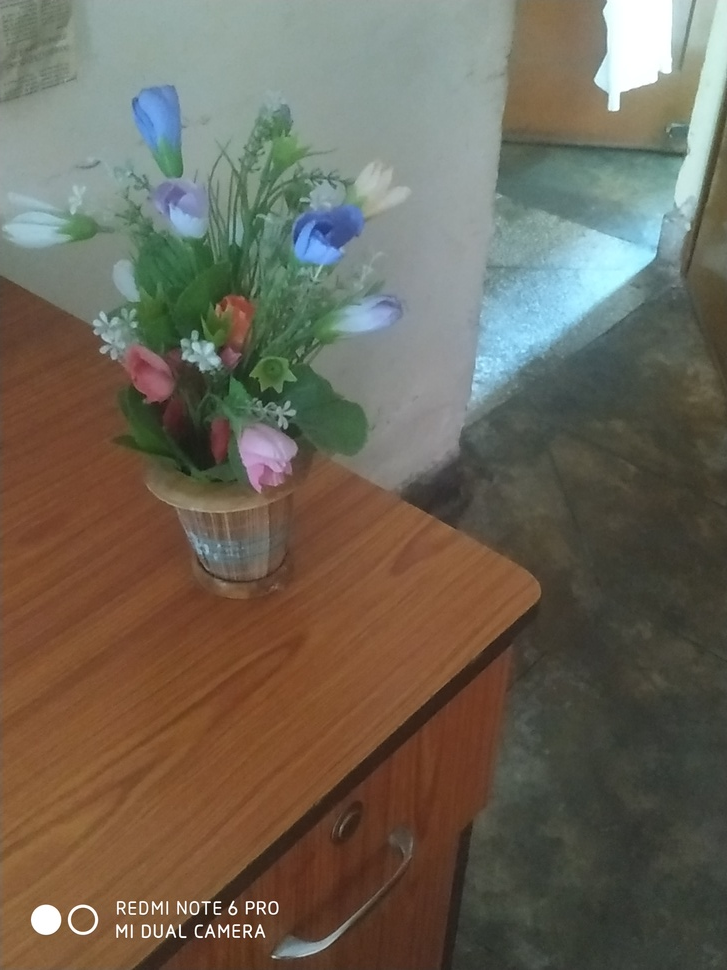
#> input picture Data/FlowerBlur.jpg, 727 x 970 px, shrunk from 3000 x 4000 before the run
$ jupyter execute --allow-errors CCA.ipynb
#> lines starting #> are read from the running program, lines starting #| are printed output that depends on the picture; after the words box and inside, x2 and y2 are one past the last pixel; in counts of white or black regions, pixels touching at a corner belong together
[cell 1]
import sys
import cv2
import matplotlib.pyplot as plt
import numpy as np

def rgbtogray_AVG(img):
    return np.mean(img,axis=2)
def rgbtogray_weighted(img):
    w_r,w_g,w_b=0.299,0.587,0.114
    imgray = w_r*img[...,0] + w_g*img[...,1] + w_b*img[...,2]
    return imgray

plt.rcParams.update({'font.size': 22})

imBGR = cv2.imread('../Data/FlowerBlur.jpg')
#> imBGR is the input picture: shape (970, 727, 3); mean B, G, R 87.8, 102, 109.4
img = cv2.cvtColor(imBGR, cv2.COLOR_BGR2RGB)
print(f'The image dimensions are {img.shape}\n & \nThe image pixel dtpe is {img.dtype}')
#| The image dimensions are (970, 727, 3)
#|  &
#| The image pixel dtpe is uint8
im_gray=rgbtogray_weighted(img).astype(np.uint8)
#> in rgbtogray_weighted, `imgray = w_r*img[...,0] + w_g*img[...,1] + w_b*img[...,2]`:
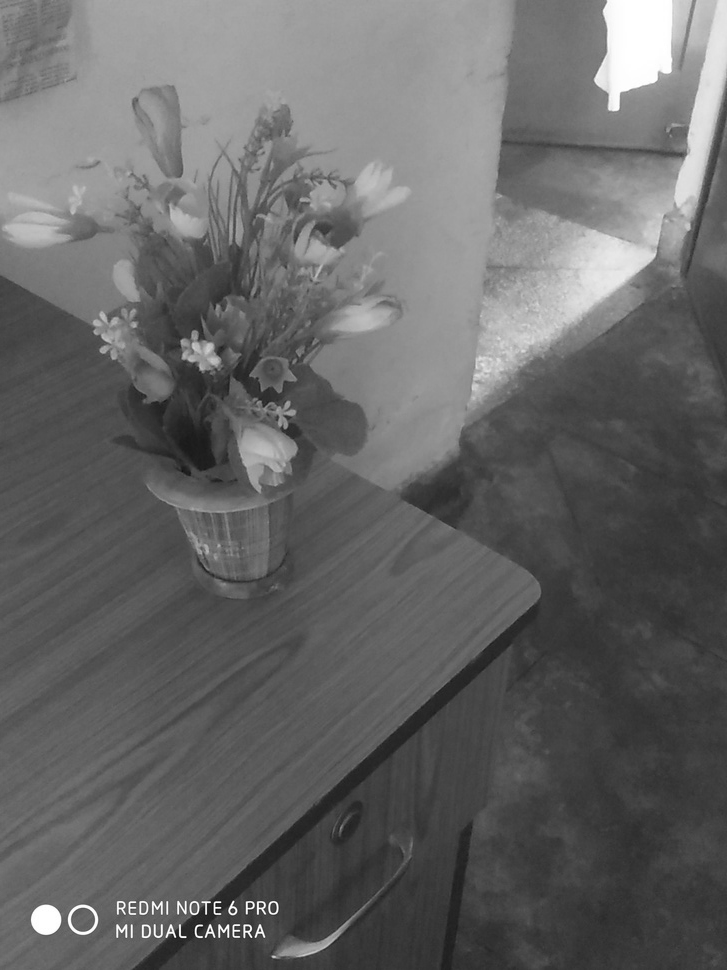
#> imgray: shape (970, 727) float64; min 14.86, max 255, mean 102.6
'Show grayscale Weighted image'
plt.figure(figsize=(8,8))
plt.imshow(im_gray,cmap='gray')
plt.show()

hist=np.stack([np.count_nonzero(im_gray == i) for i in range(256)])
#> hist = 256 values, max 10445 at index 59, min 0 at index 0, mean 2754.6

plt.figure(figsize=(8,8))
plt.grid()
plt.title('Histogram of Grayscale values')
plt.xlabel('Grayscale level')
plt.ylabel('No. of occurences of grayscale level')
plt.plot(np.arange(256),hist,'.')
'Bright foreground || Dark background'

M,N=im_gray.shape
#> M = 970; N = 727
prob=hist/(M*N)
#> prob = 256 values, max 0.0148 at index 59, min 0 at index 0, mean 0.00391
plt.figure(figsize=(8,8))
plt.grid()
plt.title('P.M.F of Grayscale values')
plt.xlabel('Grayscale level')
plt.ylabel('Probability of grayscale level')
plt.plot(np.arange(256),prob,'.')

'''Find threshold values from
0 to 255 which maximizes within class variance
'''
var_b_ls=[]
for t in range(255):
    g0=np.arange(0,t+1)
    g1=np.arange(t+1,256)
    p0=prob[0:t+1]
    p1=prob[t+1:]

    w0=np.sum(p0)
    w1=np.sum(p1)

    mu0=np.dot(p0,g0)/w0
    mu1=np.dot(p1,g1)/w1

    var_between=w0*w1*(mu1-mu0)**2
    var_b_ls.append(var_between)
#> this loop made 255 passes
#> (w0, w1, mu0, mu1, var_between) on passes 17 to 19: (1.42e-06, 1, 14, 102.1, 0.011), (2.84e-06, 1, 15.5, 102.1, 0.0213), (5.67e-06, 1, 16.75, 102.1, 0.0413)
#> after the loop, var_b_ls = 255 items, first 6: nan, nan, nan, nan, nan, nan
var_b_=np.array(var_b_ls)
var_b_standard=np.where(np.isnan(var_b_),-1,var_b_)
#> var_b_standard = 255 values, max 1280 at index 117, min -1 at index 0, mean 561.9
var_b_max=np.max(var_b_standard)
#> var_b_max = 1280
thresh=np.argmax(var_b_standard)
#> thresh = 117

'''Using Otsu's thresholding '''
im_bin=np.where(im_gray>thresh,255,0)
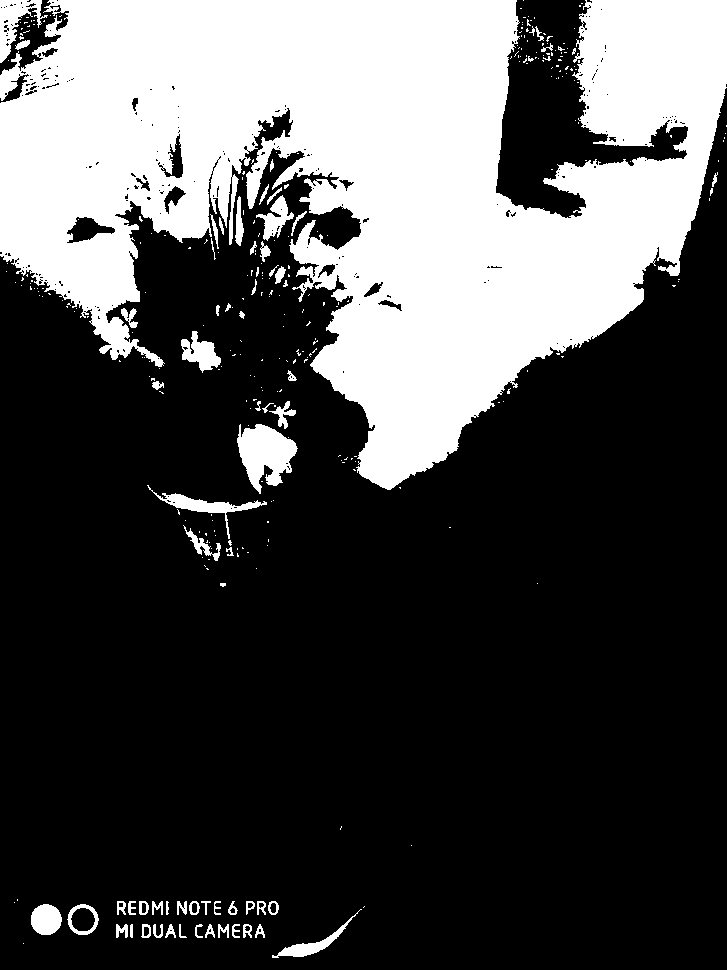
#> im_bin: shape (970, 727) int64; 30.2% white; 323 white regions (257 under 20 px), largest, box (x1, y1, x2, y2) and area: (0, 0, 727, 490) 200103, (237, 424, 298, 494) 2535, (0, 0, 48, 63) 1182
'Show Binary image'
plt.figure(figsize=(8,8))
plt.imshow(im_bin,cmap='gray')
plt.show()
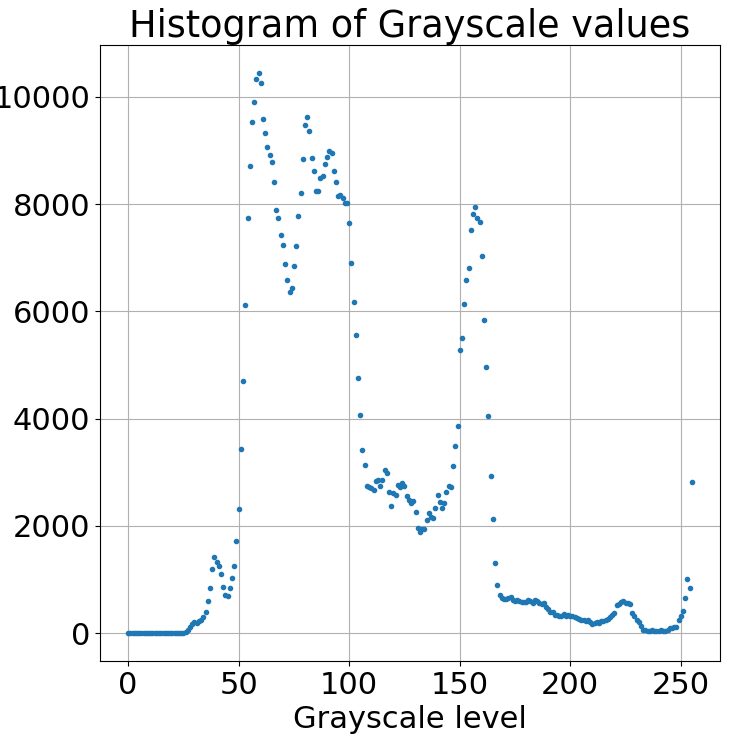
#> figure drawn by matplotlib, 1 panel; curve peaks at x = 59, y = 10445
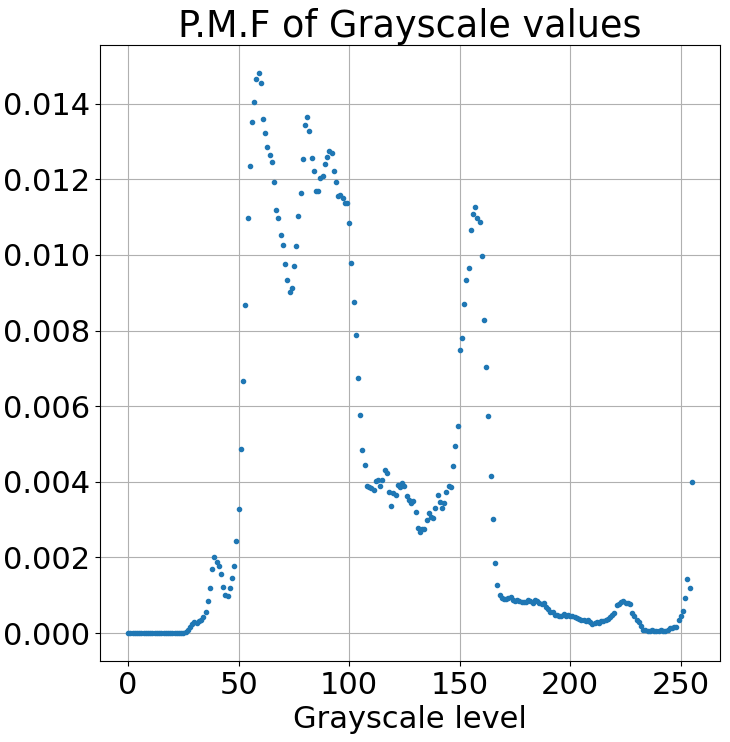
#> figure drawn by matplotlib, 1 panel; curve peaks at x = 59, y = 0.0148

[cell 2]
'CCA - Connected Components analysis - Applied on Binary image'

[cell 3]
R= np.zeros_like(im_bin)

[cell 4]
R[0,0]=1

[cell 5]
plt.plot(im_bin[0],'.')
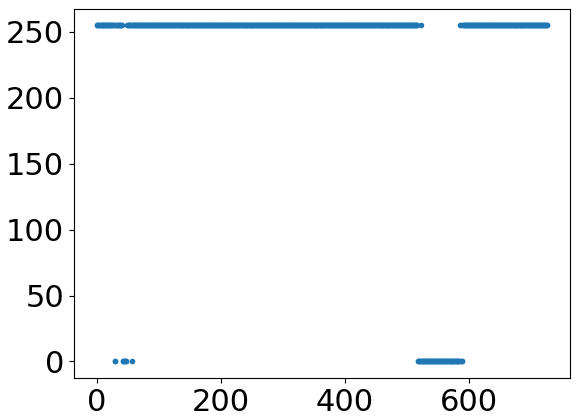
#> figure drawn by matplotlib, 1 panel; curve peaks at x = 0, y = 255

#> (a cell that did not finish here is left out)

[cell 7]
for i in range(M):
    for j in range(N):
        im_bin[i,j]==255

[cell 8]
im_bin[0,0]==255
#> Out = True
